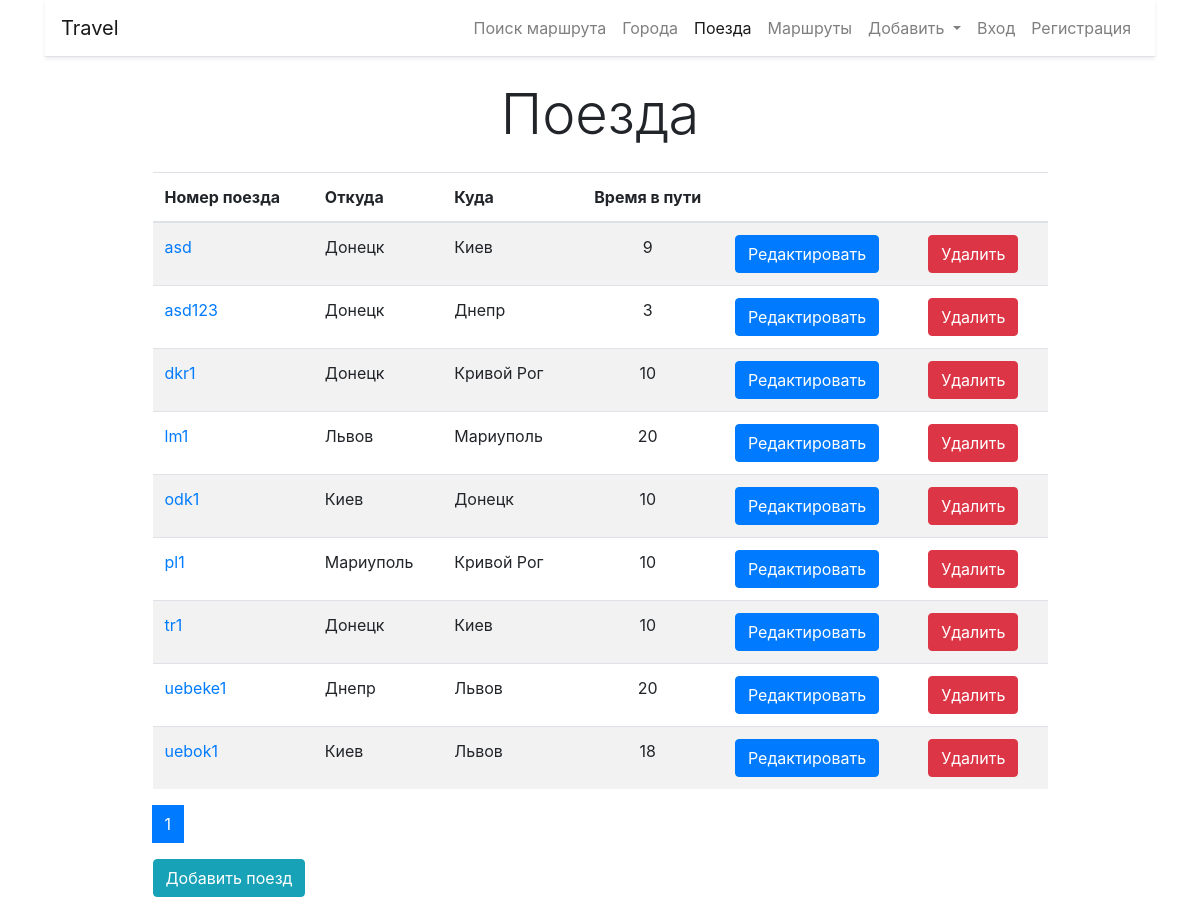
The app's page /trains/, older data.
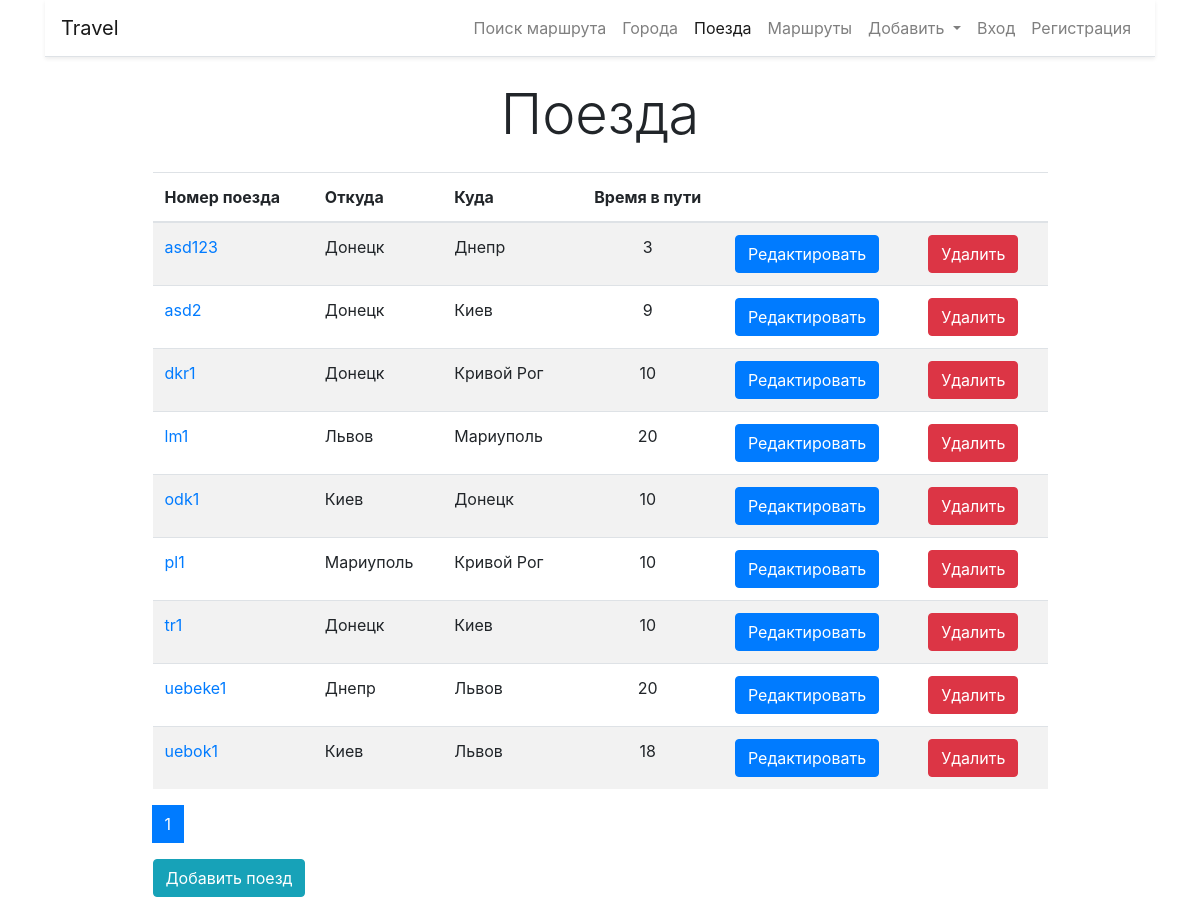
The same page, newer data.
### trains/models.py (models this page shows, shortened)
class Train(models.Model):
    name = models.CharField(max_length=100, unique=True,
                            error_messages={'unique': 'Поезд с таким номером уже существует'}, verbose_name='Поезд')
    from_city = models.ForeignKey(City, on_delete=models.CASCADE, verbose_name='Откуда', related_name='from_city')
    to_city = models.ForeignKey(City, on_delete=models.CASCADE, verbose_name='Куда', related_name='to_city')
    travel_time = models.IntegerField(verbose_name='Время в пути', )
    class Meta:
        verbose_name = 'Поезд'
        verbose_name_plural = 'Поезда'
        ordering = ['name']

### cities/models.py (models this page shows)
class City(models.Model):
    name = models.CharField(max_length=100, unique=True,
                            error_messages={'unique': 'Город с таким названием уже существует'}, verbose_name='Город')
    def __str__(self):
        return self.name
    class Meta:
        verbose_name = 'Город'
        verbose_name_plural = 'Города'
        ordering = ['name']

### trains/views.py (the view)
# urls.py: path('', home, name='home'),
def home(request):
    trains = Train.objects.all()
    paginator = Paginator(trains, 10)
    page_number = request.GET.get('page')
    page_numbers = paginator.page_range
    page_obj = paginator.get_page(page_number)
    return render(request=request, template_name='trains/home.html',
                  context={'trains_list': trains, 'page_obj': page_obj, 'page_numbers': page_numbers})

### trains/templates/trains/home.html (shortened to what this page needs)
{% extends 'base.html' %}
{% block content %}
<h1 class="display-4 text-center my-4">Поезда</h1>
<div class="col-md-10 mx-auto">
    <table class="table table-striped">
                    <thead>
                    <tr>
                        <th scope="col">Номер поезда</th>
                        <th scope="col">Откуда</th>
                        <th scope="col">Куда</th>
                        <th class="text-center" scope="col">Время в пути</th>
                        <th scope="col">&nbsp;</th>
                        <th scope="col">&nbsp;</th>
                    </tr>
                    </thead>
        <tbody>
        {% for train in page_obj %}
        <tr>
            <td><a href="{% url 'train:current_train' train.pk %}">{{ train.name }}</a></td>
            <td>{{ train.from_city }}</td>
            <td>{{ train.to_city }}</td>
            <td class="text-center">{{ train.travel_time }}</td>
            <td><a href="{% url 'train:update' train.pk %}">
                <button type="button" class="btn btn-primary">Редактировать</button>
            </a></td>
            <td><a href="{% url 'train:delete' train.pk %}">
                <button type="button" class="btn btn-danger">Удалить</button>
            </a></td>
        </tr>
        {% endfor %}
        </tbody>
    </table>
    <nav aria-label="Page navigation example">
        <ul class="pagination">
            {% for i in page_obj.paginator.page_range %}
            <li class="page-item current {% ifequal i page_obj.number %} active {% endifequal %}">
                <a class="page-link" href="?page={{ i }}">{{ i }}</a>
            </li>
            {% endfor %}
        </ul>
    </nav>
    <a href="{% url 'train:create' %}">
        <button type="button" class="btn btn-info">Добавить поезд</button>
    </a>
</div>
{% endblock %}

### templates/base.html (shortened to what this page needs)
<!doctype html>
{% url 'home' as home_page_url%}
{% url 'city:home' as city_home_page_url %}
{% url 'train:home' as train_home_page_url %}
{% url 'city:create' as city_create_page_url %}
{% url 'train:create' as train_create_page_url %}
{% url 'routes' as routes_url %}
{% url 'accounts:login' as login_url %}
{% url 'accounts:registration' as registration_url %}
{% load static %}
<html lang="en">
<head>
    <link rel="stylesheet" href="https://stackpath.bootstrapcdn.com/bootstrap/4.4.1/css/bootstrap.min.css"
>
    <link href="https://cdn.jsdelivr.net/npm/select2@4.0.13/dist/css/select2.min.css" rel="stylesheet"/>
</head>
<body>
<div class="container">
    <nav class="navbar navbar-expand-lg navbar-light bg-white border-bottom shadow-sm">
        <a class="navbar-brand" href="#">Travel</a>
        <div class="collapse navbar-collapse" id="navbarNavDropdown">
            <ul class="navbar-nav ml-auto">
                <li class="nav-item {% if request.path == home_page_url %} active {% endif %}">
                    <a class="nav-link" href="{% url 'home' %}">Поиск маршрута </a>
                </li>
                <li class="nav-item {% if request.path == city_home_page_url %} active {% endif %}">
                    <a class="nav-link" href="{% url 'city:home' %}">Города</a>
                </li>
                <li class="nav-item {% if request.path == train_home_page_url %} active {% endif %}">
                    <a class="nav-link" href="{% url 'train:home' %}">Поезда</a>
                </li>
                <li class="nav-item {% if request.path == routes_url %} active {% endif %}">
                    <a class="nav-link" href="{% url 'routes' %}">Маршруты</a>
                </li>
                <li class="nav-item dropdown {% if request.path == city_create_page_url or request.path == train_create_page_url %} active {% endif %}">
                    <a class="nav-link dropdown-toggle" href="#" id="navbarDropdownMenuLink" role="button"
                       data-toggle="dropdown" aria-haspopup="true" aria-expanded="false">
                        Добавить
                    </a>
                    {% if user.is_authenticated %}
                <li class="nav-item">
                    <a class="nav-link" href="{% url 'accounts:logout' %}">Выйти</a>
                </li>
                {% else %}
                <li class="nav-item {% if request.path == login_url %} active {% endif %}">
                    <a class="nav-link" href="{% url 'accounts:login' %}">Вход</a>
                </li>
                <li class="nav-item {% if request.path == registration_url %} active {% endif %}">
                    <a class="nav-link" href="{% url 'accounts:registration' %}">Регистрация</a>
                </li>
                {% endif %}
                </li>
            </ul>
        </div>
    </nav>
</div>
    <div class="container">
        {% block content %} {% endblock %}
    </div>
</body>
</html>

Row changes from the older to the newer data that the page shows:
shown differently, row unchanged: Train "asd123": moves up the list
changed Train: name "asd" → "asd2"
